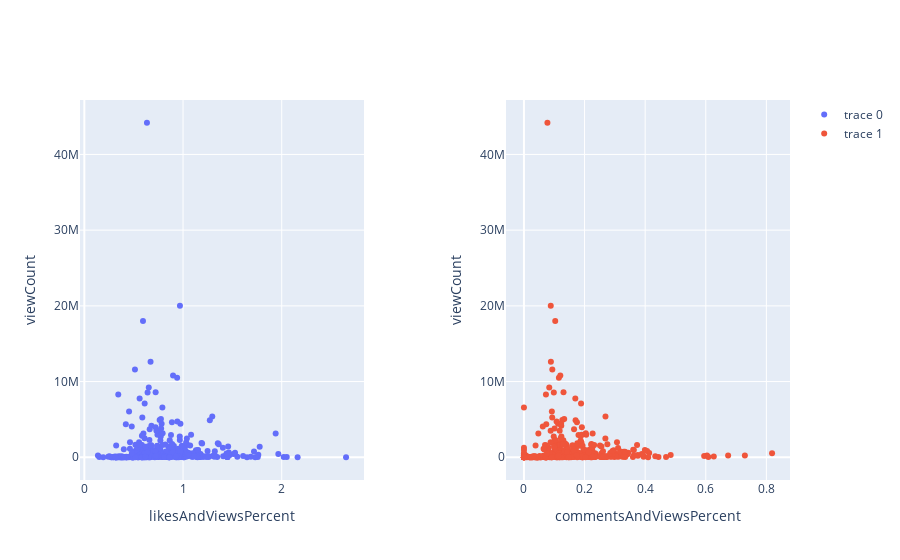

The notebook cell this image was saved under:
### Markdown cell above
#### Is there a relationship between the ratio of views and likes for a video? Comments?

### Code cell
import plotly.graph_objects as go
from plotly.subplots import make_subplots

# Create a figure with 2 subplots arranged in 1 rows and 2 columns with padding between subplots
fig = make_subplots(rows=1, cols=2, vertical_spacing=0.2, horizontal_spacing=0.2)

# Add scatterplots to each subplot with only points, remove legend and set axes labels

################### Subplot 1 ###################
fig.add_trace(go.Scatter(x=video_df['likesAndViewsPercent'],
                         y=video_df['viewCount'],
                         mode='markers',
                         connectgaps=False),
              row=1,
              col=1)

fig.update_xaxes(title_text='likesAndViewsPercent', row=1, col=1)
fig.update_yaxes(title_text='viewCount', row=1, col=1)

################### Subplot 2 ###################
fig.add_trace(go.Scatter(x=video_df['commentsAndViewsPercent'],
                         y=video_df['viewCount'],
                         mode='markers',
                         connectgaps=False),
              row=1,
              col=2)

fig.update_xaxes(title_text='commentsAndViewsPercent', row=1, col=2)
fig.update_yaxes(title_text='viewCount', row=1, col=2)

# Show the plot
fig.show()

### Figure 1 — Plotly figure (JSON) as saved in the notebook; plotly's stock layout.template omitted (floating-point values rounded to 4 significant figures; data arrays with more than 128 entries replaced by an {"elided": "..."} marker saying what was removed)
{"data": [{"connectgaps": false, "mode": "markers", "type": "scatter", "x": {"elided": "368 float values"}, "xaxis": "x", "y": {"elided": "368 int values"}, "yaxis": "y"}, {"connectgaps": false, "mode": "markers", "type": "scatter", "x": {"elided": "368 float values"}, "xaxis": "x2", "y": {"elided": "368 int values"}, "yaxis": "y2"}], "layout": {"autosize": true, "xaxis": {"anchor": "y", "autorange": true, "domain": [0, 0.4], "range": [-0.02514, 2.815], "title": {"text": "likesAndViewsPercent"}, "type": "linear"}, "xaxis2": {"anchor": "y2", "autorange": true, "domain": [0.6, 1], "range": [-0.0531, 0.8718], "title": {"text": "commentsAndViewsPercent"}, "type": "linear"}, "yaxis": {"anchor": "x", "autorange": true, "domain": [0, 1], "range": [-3644000.0, 47830000.0], "title": {"text": "viewCount"}, "type": "linear"}, "yaxis2": {"anchor": "x2", "autorange": true, "domain": [0, 1], "range": [-3644000.0, 47830000.0], "title": {"text": "viewCount"}, "type": "linear"}}}
